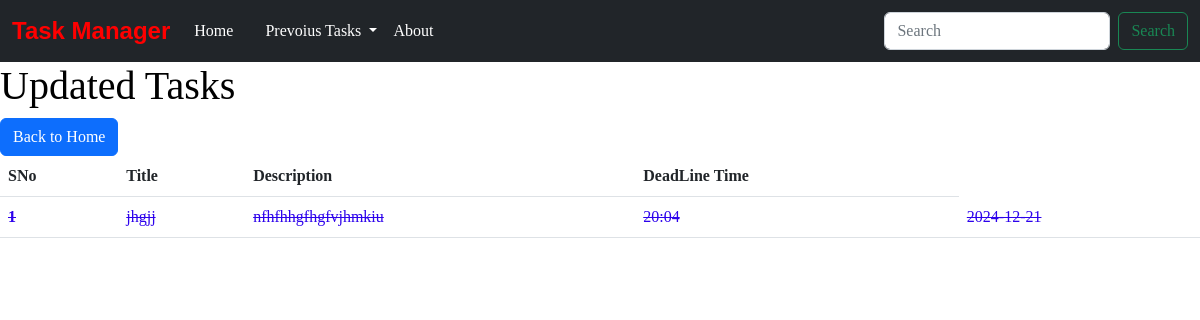
Before: /updated with the older database file.
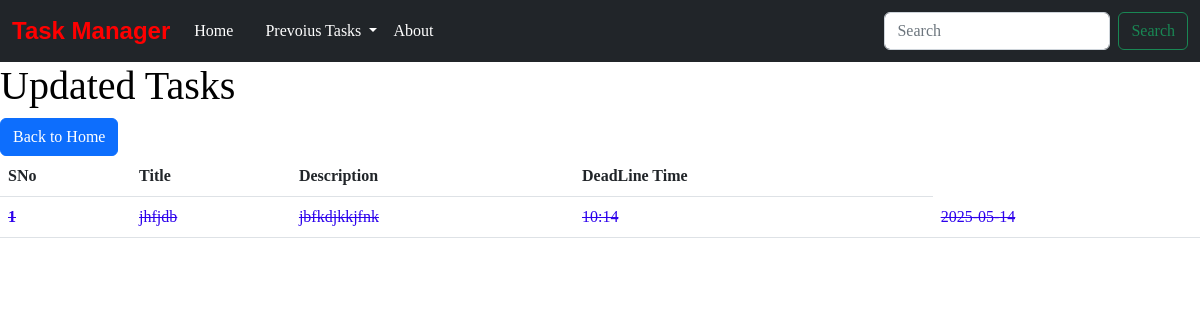
After: the same page with the newer database file.
### app.py (models this page shows, shortened)
class Todo(db.Model):
    sno = db.Column(db.Integer, primary_key=True)
    title = db.Column(db.String(200), nullable=False)
    desc = db.Column(db.String(500), nullable=False)
    time = db.Column(db.String(50))
    schedule_time = db.Column(db.String(50))
    completed = db.Column(db.Boolean, default=False)  # Track completion
    updated = db.Column(db.Boolean, default=False)

### app.py (the view)
@app.route('/updated')
def updated_todos():
    updated_todos = Todo.query.filter_by(updated=True).all()  # Query for updated tasks
    return render_template('updated.html', updated_todos=updated_todos)

### templates/updated.html (shortened to what this page needs)
{% extends 'base.html' %}
{% block todos %}
    <h1>Updated Tasks</h1>
    <table class="table">
        <thead>
          <tr>
            <th scope="col">SNo</th>
            <th scope="col">Title</th>
            <th scope="col">Description</th>
            <th scope="col">DeadLine Time</th>
          </tr>
        </thead>
        <tbody>
            {% for todo in updated_todos %}
            <tr{% if todo.completed %} style="text-decoration: line-through; color: rgb(45, 2, 236);" {% endif %}>
                <th scope="row">{{ loop.index }}</th>
                <td>{{ todo.title }}</td>
                <td>{{ todo.desc }}</td>
                <td>{{todo.time}}</td>
                <td>{{todo.schedule_time}}</td>
              </tr>
            {% else %}
            <tr>
                <td colspan="4">No Updated tasks found.</td>
            </tr>
          </tbody>
        </table>
            {% endfor %}
  <a href="/" class="btn btn-primary">Back to Home</a>
    {% endblock todos %}

Changed rows visible on the page:
removed Todo: title "jhgjj", desc "nfhfhhgfhgfvjhmkiu", time "20:04", schedule_time "2024-12-21"
now on this page (row edited): Todo: title "jhfjdb", desc "jbfkdjkkjfnk", time "10:14", schedule_time "2025-05-14"
